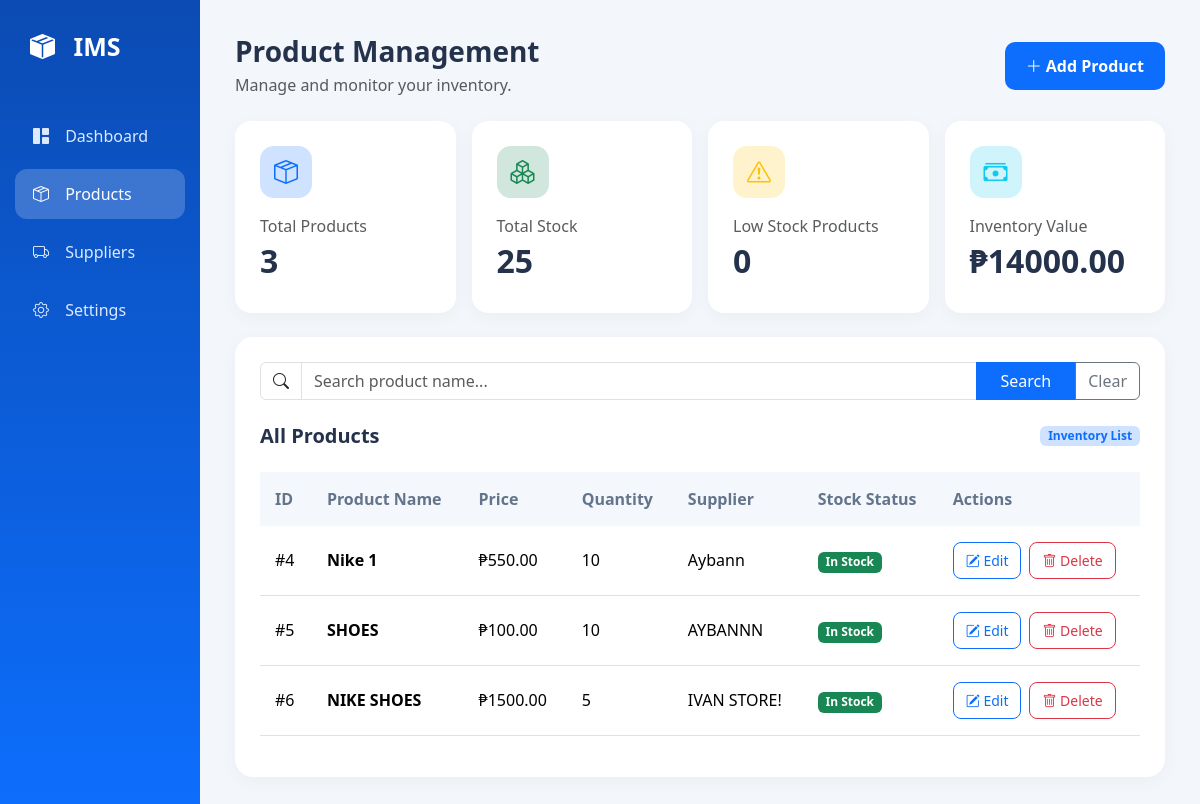
The page / on the database its author committed.
### app_name/models.py (models this page shows, shortened)
class Product(models.Model):
    name = models.CharField(max_length=200)
    price = models.DecimalField(max_digits=10, decimal_places=2)
    quantity = models.IntegerField()
    supplier = models.CharField(max_length=200)

### app_name/views.py (the view)
# urls.py: path('', views.products_list, name='products_list'),
def products_list(request):
    query = request.GET.get('q', '')
    all_products = Product.objects.all()
    total_products = all_products.count()
    total_stock = all_products.aggregate(
        total=Sum('quantity')
    )['total'] or 0
    low_stock = all_products.filter(
        quantity__lt=5
    ).count()
    stock_value = ExpressionWrapper(
        F('price') * F('quantity'),
        output_field=DecimalField(
            max_digits=18,
            decimal_places=2
        )
    )
    inventory_value = all_products.aggregate(
        total=Sum(stock_value)
    )['total'] or 0
    if query:
        products = all_products.filter(
            name__icontains=query
        )
    else:
        products = all_products
    return render(request, 'Invapp/products_list.html', {
        'products': products,
        'total_products': total_products,
        'total_stock': total_stock,
        'low_stock': low_stock,
        'inventory_value': inventory_value,
    })

### app_name/templates/Invapp/products_list.html (shortened to what this page needs)
<!DOCTYPE html>
<html lang="en">
<head>
    <link href="https://cdn.jsdelivr.net/npm/bootstrap@5.3.3/dist/css/bootstrap.min.css" rel="stylesheet">
    <link href="https://cdn.jsdelivr.net/npm/bootstrap-icons@1.11.3/font/bootstrap-icons.css" rel="stylesheet">
</head>
<body>
<div class="container-fluid">
    <div class="row">
        <aside class="col-md-3 col-lg-2 sidebar">
            <div class="brand">
                <i class="bi bi-box-seam-fill"></i> IMS
            </div>
            <nav class="nav flex-column">
                <a href="#" class="nav-link">
                    <i class="bi bi-grid-1x2-fill"></i>
                    Dashboard
                </a>
                <a href="{% url 'products_list' %}" class="nav-link active">
                    <i class="bi bi-box-seam"></i>
                    Products
                </a>
                <a href="#" class="nav-link">
                    <i class="bi bi-truck"></i>
                    Suppliers
                </a>
                <a href="#" class="nav-link">
                    <i class="bi bi-gear"></i>
                    Settings
                </a>
            </nav>
        </aside>
        <main class="col-md-9 col-lg-10 main-content">
            <div class="d-flex justify-content-between align-items-center flex-wrap gap-3 mb-4">
                <div>
                    <h1 class="page-title mb-1">
                        Product Management
                    </h1>
                    <p class="text-muted mb-0">
                        Manage and monitor your inventory.
                    </p>
                </div>
                <a href="{% url 'add_product' %}" class="btn btn-add">
                    <i class="bi bi-plus-lg"></i>
                    Add Product
                </a>
            </div>
            <div class="row g-3 mb-4">
                <div class="col-md-6 col-xl-3">
                    <div class="stat-card">
                        <div class="stat-icon bg-primary-subtle text-primary mb-3">
                            <i class="bi bi-box-seam"></i>
                        </div>
                        <p class="text-muted mb-1">
                            Total Products
                        </p>
                        <h2 class="fw-bold">
                            {{ total_products }}
                        </h2>
                    </div>
                </div>
                <div class="col-md-6 col-xl-3">
                    <div class="stat-card">
                        <div class="stat-icon bg-success-subtle text-success mb-3">
                            <i class="bi bi-boxes"></i>
                        </div>
                        <p class="text-muted mb-1">
                            Total Stock
                        </p>
                        <h2 class="fw-bold">
                            {{ total_stock }}
                        </h2>
                    </div>
                </div>
                <div class="col-md-6 col-xl-3">
                    <div class="stat-card">
                        <div class="stat-icon bg-warning-subtle text-warning mb-3">
                            <i class="bi bi-exclamation-triangle"></i>
                        </div>
                        <p class="text-muted mb-1">
                            Low Stock Products
                        </p>
                        <h2 class="fw-bold">
                            {{ low_stock }}
                        </h2>
                    </div>
                </div>
                <div class="col-md-6 col-xl-3">
                    <div class="stat-card">
                        <div class="stat-icon bg-info-subtle text-info mb-3">
                            <i class="bi bi-cash-stack"></i>
                        </div>
                        <p class="text-muted mb-1">
                            Inventory Value
                        </p>
                        <h2 class="fw-bold">
                            ₱{{ inventory_value|floatformat:2 }}
                        </h2>
                    </div>
                </div>
            </div>
            <div class="product-card">
                <form method="GET"
                      action="{% url 'products_list' %}"
                      class="mb-4">
                    <div class="input-group">
                        <span class="input-group-text bg-white">
                            <i class="bi bi-search"></i>
                        </span>
                        <input
                            type="text"
                            name="q"
                            class="form-control"
                            placeholder="Search product name..."
                            value="{{ request.GET.q|default:'' }}"
                        >
                        <button type="submit"
                                class="btn btn-primary px-4">
                            Search
                        </button>
                        <a href="{% url 'products_list' %}"
                           class="btn btn-outline-secondary">
                            Clear
                        </a>
                    </div>
                </form>
                <div class="d-flex justify-content-between align-items-center mb-4">
                    <h5 class="fw-bold mb-0">
                        All Products
                    </h5>
                    <span class="badge bg-primary-subtle text-primary">
                        Inventory List
                    </span>
                </div>
                <div class="table-responsive">
                    <table class="table table-hover align-middle">
                        <thead>
                            <tr>
                                <th>ID</th>
                                <th>Product Name</th>
                                <th>Price</th>
                                <th>Quantity</th>
                                <th>Supplier</th>
                                <th>Stock Status</th>
                                <th>Actions</th>
                            </tr>
                        </thead>
                        <tbody>
                            {% for product in products %}
                            <tr>
                                <td>
                                    #{{ product.id }}
                                </td>
                                <td class="fw-semibold">
                                    {{ product.name }}
                                </td>
                                <td>
                                    ₱{{ product.price }}
                                </td>
                                <td>
                                    {{ product.quantity }}
                                </td>
                                <td>
                                    {{ product.supplier }}
                                </td>
                                <td>
                                    {% if product.quantity == 0 %}
                                        <span class="badge bg-danger">
                                            Out of Stock
                                        </span>
                                    {% elif product.quantity < 5 %}
                                        <span class="badge bg-warning text-dark">
                                            Low Stock
                                        </span>
                                    {% else %}
                                        <span class="badge bg-success">
                                            In Stock
                                        </span>
                                    {% endif %}
                                </td>
                                <td>
                                    <div class="action-buttons">
                                        <a href="{% url 'edit_product' product.id %}"
                                           class="btn btn-sm btn-outline-primary">
                                            <i class="bi bi-pencil-square"></i>
                                            Edit
                                        </a>
                                        <form method="POST"
                                              action="{% url 'delete_product' product.id %}"
                                              onsubmit="return confirm('Are you sure you want to delete this product?');">
                                            <button type="submit"
                                                    class="btn btn-sm btn-outline-danger">
                                                <i class="bi bi-trash"></i>
                                                Delete
                                            </button>
                                        </form>
                                    </div>
                                </td>
                            </tr>
                            {% endfor %}
                        </tbody>
                    </table>
                </div>
            </div>
        </main>
    </div>
</div>
</body>
</html>

### app_name/templates/Invapp/products_list.html (style rules this page uses)
body { background: #f3f7fc; font-family: 'Segoe UI', sans-serif; color: #24324b; }
.sidebar { background: linear-gradient(180deg, #0b4bb3, #0d6efd); min-height: 100vh; padding: 28px 15px; color: white; }
.brand { font-size: 25px; font-weight: 700; padding: 0 15px; margin-bottom: 45px; }
.sidebar .nav-link { color: #dce9ff; padding: 13px 18px; margin-bottom: 8px; border-radius: 12px; transition: 0.2s; }
.sidebar .nav-link:hover, .sidebar .nav-link.active { background: rgba(255,255,255,0.2); color: white; }
.sidebar i { margin-right: 12px; }
.main-content { padding: 35px; }
.page-title { font-size: 28px; font-weight: 700; }
.stat-card { background: white; border-radius: 16px; padding: 25px; box-shadow: 0 4px 18px rgba(0,0,0,0.04); height: 100%; }
.stat-icon { width: 52px; height: 52px; display: flex; align-items: center; justify-content: center; border-radius: 14px; font-size: 24px; }
.product-card { background: white; border-radius: 18px; padding: 25px; box-shadow: 0 4px 18px rgba(0,0,0,0.04); }
.table thead th { background: #f4f7fc; color: #64748b; padding: 15px; border: none; white-space: nowrap; }
.table tbody td { padding: 16px 15px; }
.btn-add { background: #0d6efd; color: white; border-radius: 10px; padding: 11px 20px; font-weight: 600; }
.action-buttons { display: flex; align-items: center; gap: 8px; white-space: nowrap; }
.action-buttons .btn { border-radius: 8px; padding: 7px 12px; font-weight: 500; }

### rows shown on the page
Product: id "4", name "Nike 1", price "550.00", quantity "10", supplier "Aybann", shows "In Stock"
Product: id "5", name "SHOES", price "100.00", quantity "10", supplier "AYBANNN", shows "In Stock"
Product: id "6", name "NIKE SHOES", price "1500.00", quantity "5", supplier "IVAN STORE!", shows "In Stock"

### other values the page prints
{{ total_products }} "3"
{{ total_stock }} "25"
{{ low_stock }} "0"
{{ inventory_value|floatformat:2 }} "14000.00"
